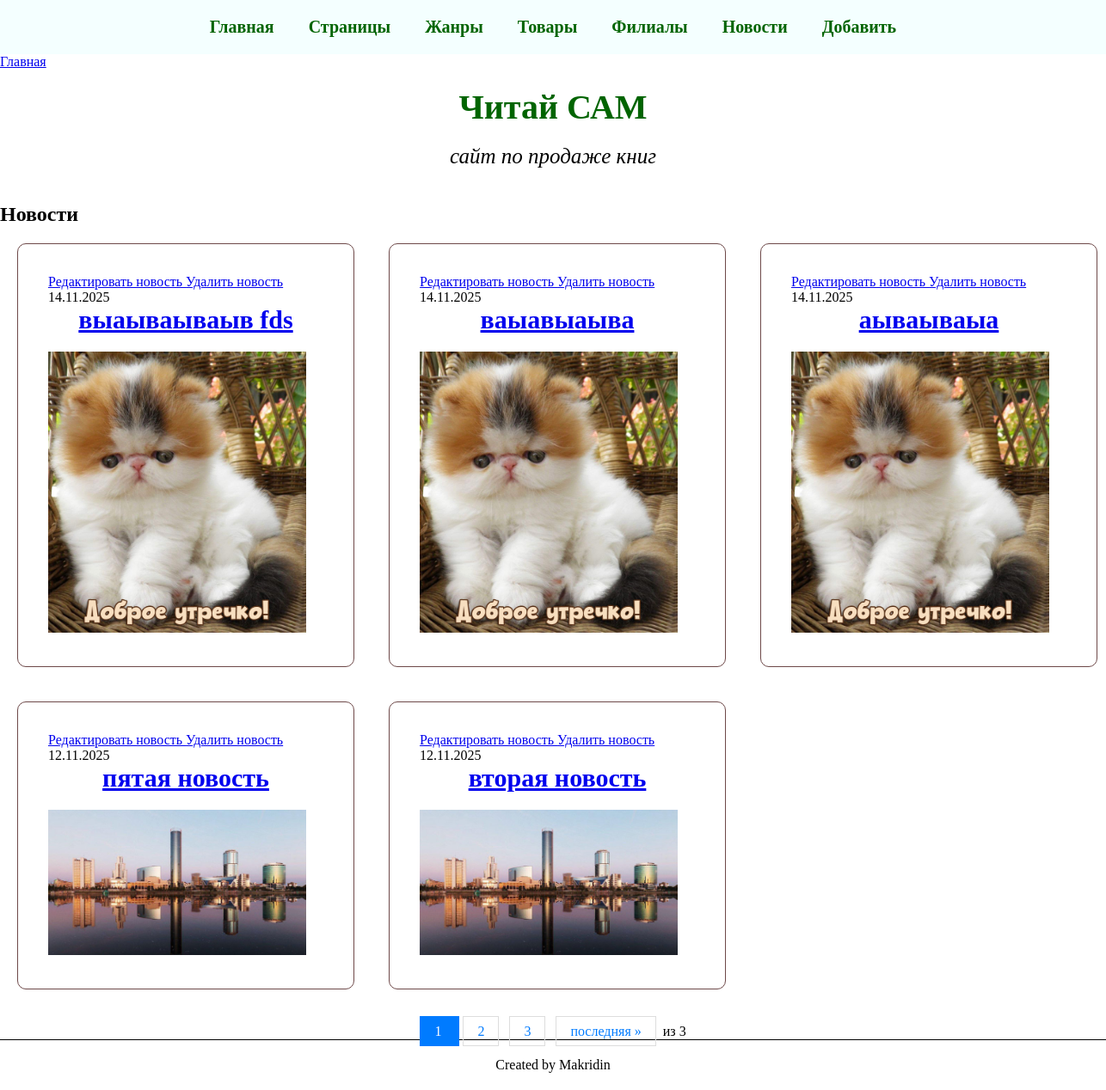
Page /news/ on the committed database.
### core/models.py (models this page shows, shortened)
class News(models.Model):
    name = models.CharField(max_length=1500, verbose_name='Название новости')
    desc = models.CharField(max_length=5000, verbose_name='Описание новости')
    text = RichTextField(verbose_name='Содержание', blank=True)
    created_at = models.DateTimeField(auto_now_add=True, verbose_name='Дата создания')
    cover_image = models.ImageField(
        upload_to=BookFileRenamer.rename_cover,
        verbose_name='Обложка новости',
        blank=True,
        null=True
    )
    url = models.CharField(
        max_length=255,
        verbose_name='URL',
        blank=True,
        unique=True,
        help_text='URL (генерируется автоматически)'
    )
    class Meta:
        verbose_name = 'Новость'
        verbose_name_plural = 'Новости'

### core/views.py (the view)
# urls.py: path('news/', list_news, name='list_news'),
def list_news(request):
    news_list_db = News.objects.all().order_by('-created_at')
    news_on_page = 5
    paginator = Paginator(news_list_db, news_on_page)
    page = request.GET.get('page')
    try:
        news_list = paginator.page(page)
    except PageNotAnInteger:
        news_list = paginator.page(1)
    except EmptyPage:
        news_list = paginator.page(paginator.num_pages)
    context = get_base_context()
    context.update({
        'news_list': news_list,
    })
    return render(request, 'news.html', context)

### core/models.py (called while the page is built)
    def get_full_url(self):
        if self.parent:
            return f"{self.parent.get_full_url()}/{self.url}"
        return self.url

### core/views.py (called while the page is built)
def get_base_context():
    return {
        'title_template': 'Читай САМ',
        'root_pages': Page.objects.filter(parent__isnull=True, is_active=True).order_by('order'),
        'genres_list': Genre.objects.all()
    }

### templates/news.html (shortened to what this page needs)
{% extends 'base_tpl.html' %}
{% block content %}
<h2>Новости</h2>
        <div class="product-grid">
            {% for news in news_list %}
            <div class="product-card">
                <div class="product-info">
                    <a href="{% url 'edit_news' news.url %}" class="btn btn-outline-primary">
                        Редактировать новость
                    </a>
                    <a href="{% url 'delete_news' news.url %}" class="btn btn-danger">
                        Удалить новость
                    </a>
                    <p>{{ news.created_at|date:"d.m.Y" }}</p>
                    <a href="/news/{{ news.url }}">
                    <h3 class="product-title">{{ news.name }}</h3>
                    <img class="one_genre" src="/media/{{ news.cover_image }}" >
                    </a>
                </div>
            </div>
            {% endfor %}
        </div>
        <div class="pagination">
            <span class="step-links">
                <span class="current">
                    {{ news_list.number }}
                </span>
                {% if news_list.has_next %}
                    <a href="?page={{ news_list.next_page_number }}">{{ news_list.next_page_number }}</a>
                    {% if news_list.number < news_list.paginator.num_pages|add:'-1' %}
                        <a href="?page={{ news_list.number|add:'2' }}">{{ news_list.number|add:'2' }}</a>
                    {% endif %}
                    <a href="?page={{ news_list.paginator.num_pages }}">последняя &raquo;</a>
                {% endif %}
                <span class="page-info">
                    из {{ news_list.paginator.num_pages }}
                </span>
            </span>
        </div>
{% endblock %}}

### static/css/style.css (style rules this page uses)
* { margin: 0; padding: 0; }
.product-grid { display: grid; grid-template-columns: repeat(3, 1fr); }
.product-card { border: 1px solid #6e4949; border-radius: 10px; margin: 20px; padding: 20px; }
.product-card img { width: 300px; margin-right: 20px; }
.product-info { padding: 15px; }
.one_genre { max-width: 350px; }
.product-title { text-align: center; padding: 0 0 20px; font-size: 30px; }
.pagination { margin-top: 20px; text-align: center; }
.pagination a { color: #007bff; padding: 8px 16px; text-decoration: none; border: 1px solid #ddd; margin: 0 4px; }
.pagination .current { padding: 8px 16px; background-color: #007bff; color: white; border: 1px solid #007bff; }

### rows in the picture
News: created_at "14.11.2025", name "выаываываыв fds", cover_image (picture)
News: created_at "14.11.2025", name "ваыавыаыва", cover_image (picture)
News: created_at "14.11.2025", name "аываываыа", cover_image (picture)
News: created_at "12.11.2025", name "пятая новость", cover_image (picture)
News: created_at "12.11.2025", name "вторая новость", cover_image (picture)

### other values in the picture
{{ title_template }} "Читай САМ"
{{ news_list.number }} "1"
{{ news_list.next_page_number }} "2"
{{ news_list.number|add:'2' }} "3"
{{ news_list.paginator.num_pages }} "3"
